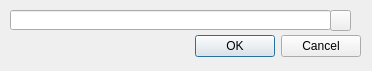
<?xml version="1.0" encoding="UTF-8"?>
<ui version="4.0">
 <class>pKeyWindow</class>
 <widget class="QDialog" name="pKeyWindow">
  <property name="geometry">
   <rect>
    <x>0</x>
    <y>0</y>
    <width>372</width>
    <height>71</height>
   </rect>
  </property>
  <property name="focusPolicy">
   <enum>Qt::StrongFocus</enum>
  </property>
  <property name="windowTitle">
   <string>Private key</string>
  </property>
  <property name="windowIcon">
   <iconset>
    <normaloff>resources/currency_plain.png</normaloff>resources/currency_plain.png</iconset>
  </property>
  <property name="locale">
   <locale language="English" country="UnitedStates"/>
  </property>
  <widget class="QDialogButtonBox" name="buttonBox">
   <property name="geometry">
    <rect>
     <x>10</x>
     <y>30</y>
     <width>351</width>
     <height>32</height>
    </rect>
   </property>
   <property name="focusPolicy">
    <enum>Qt::StrongFocus</enum>
   </property>
   <property name="orientation">
    <enum>Qt::Horizontal</enum>
   </property>
   <property name="standardButtons">
    <set>QDialogButtonBox::Cancel|QDialogButtonBox::Ok</set>
   </property>
  </widget>
  <widget class="QLineEdit" name="privateKeyLineEdit">
   <property name="geometry">
    <rect>
     <x>10</x>
     <y>10</y>
     <width>321</width>
     <height>20</height>
    </rect>
   </property>
   <property name="text">
    <string/>
   </property>
   <property name="echoMode">
    <enum>QLineEdit::Password</enum>
   </property>
   <property name="readOnly">
    <bool>true</bool>
   </property>
  </widget>
  <widget class="QPushButton" name="copyToClipboardPushButton">
   <property name="geometry">
    <rect>
     <x>330</x>
     <y>10</y>
     <width>21</width>
     <height>21</height>
    </rect>
   </property>
   <property name="text">
    <string/>
   </property>
  </widget>
 </widget>
 <tabstops>
  <tabstop>privateKeyLineEdit</tabstop>
  <tabstop>copyToClipboardPushButton</tabstop>
 </tabstops>
 <resources/>
 <connections>
  <connection>
   <sender>buttonBox</sender>
   <signal>accepted()</signal>
   <receiver>pKeyWindow</receiver>
   <slot>accept()</slot>
   <hints>
    <hint type="sourcelabel">
     <x>248</x>
     <y>254</y>
    </hint>
    <hint type="destinationlabel">
     <x>157</x>
     <y>274</y>
    </hint>
   </hints>
  </connection>
  <connection>
   <sender>buttonBox</sender>
   <signal>rejected()</signal>
   <receiver>pKeyWindow</receiver>
   <slot>reject()</slot>
   <hints>
    <hint type="sourcelabel">
     <x>316</x>
     <y>260</y>
    </hint>
    <hint type="destinationlabel">
     <x>286</x>
     <y>274</y>
    </hint>
   </hints>
  </connection>
 </connections>
</ui>
